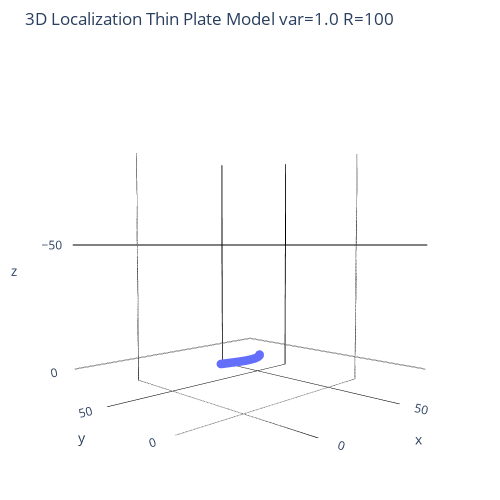

Write notebook code for a chart like this one.
### Markdown cell above
# Tracking on Reference Shapes

### Code cell
import plotly.graph_objects as go

# Initialize sensor model
var = 1.0
R = 100
kern = GPy.kern.ThinPlate(3, variance=var, R=R)
tracker = ContactPointTracker(fm_alpha=1.04, fm_stride=1, sigma_process_init=5, mu0=np.array([-10,-20,0]))
tracker.init_calibration_model(calibration_fn='../data/all_datasets/calibration/tip_calib_May_04.csv',
                            input_ref=np.array([[64.30451325,98.0687005,16.1023935]]),
                            kernel=kern)

tracking_data = {}
fig = go.Figure()

for i in range(0,1):
    tracker.initialize(track_data_fn=f'../data/all_datasets/test/tip_test_05_25_23/reference_cylindertip_test_scan_object_May_25_trial{i}.csv',
                                offset_mode='from_data')

    x_ukf, sig_ukf, additional_data = tracker.run_tracker(track_mode='static')

    # （3, n) to (n, 3), the estimated contact position at each timestep
    x_est = x_ukf.T
    x_est[:,2] = -x_est[:,2]
    # x_est is the estimated contact position in sensor frame
    x_err = additional_data['X_t']-x_est

    # filter the data that is making contact
    selection_arr_np = np.where(np.array(additional_data['selection_arr']))[0]
    x_err_sel = x_err[selection_arr_np,:]

    sig_ukf_sel = sig_ukf[:,:,selection_arr_np]

    # calculate the eiganvalues of the covariance matrix at each timestep
    ev_array = np.zeros(sig_ukf_sel.shape[2])
    for j in range(sig_ukf_sel.shape[2]):
        # obtain the eiganvalues of position x to itself
        ev_array[j] = np.linalg.eig(sig_ukf_sel[:,:,j])[0][1]
    # filter the data with eiganvalues that is less than 1, means converging
    x_err_filt = x_err_sel[np.where(ev_array < 1)[0],:]

    tracking_data[f'traj_{i}'] = x_err_filt
    fig.add_trace(go.Scatter3d(x=x_err_filt[15:-1,0], y=x_err_filt[15:-1,1],z=x_err_filt[15:-1,2],
                        name='lines', marker=dict(size=3)))

camera = dict(
    up=dict(x=0, y=0, z=1),
    center=dict(x=0, y=0, z=0),
    eye=dict(x=-1.5, y=-1.5, z=0.1)
)
fig.update_layout(title=f'3D Localization Thin Plate Model var={var} R={R}', 
                scene = dict(
                    xaxis = dict(nticks=4, range=[-30,70],backgroundcolor='rgba(0,0,0,0)',gridcolor='rgba(0,0,0,1)',),
                    yaxis = dict(nticks=4, range=[-40,80],backgroundcolor='rgba(0,0,0,0)',gridcolor='rgba(0,0,0,1)',),
                    zaxis = dict(nticks=4, range=[10,-90],backgroundcolor='rgba(0,0,0,0)',gridcolor='rgba(0,0,0,1)',),
                    aspectratio=dict(x=1, y=1, z=1)),
                xaxis_title='x axis (mm)', yaxis_title='y axis (mm)',
                autosize=False,
                width=500, height=500,
                scene_camera=camera,
                margin=dict(l=10, r=10, b=10, t=50))

fig.show()
fig.write_image("exp_sandbox/traces.svg")

### Figure 1 — Plotly figure (JSON) as saved in the notebook; plotly's stock layout.template omitted (floating-point values rounded to 4 significant figures; data arrays with more than 128 entries replaced by an {"elided": "..."} marker saying what was removed)
{"data": [{"marker": {"size": 3}, "name": "lines", "type": "scatter3d", "x": {"elided": "143 float values"}, "y": {"elided": "143 float values"}, "z": {"elided": "143 float values"}}], "layout": {"autosize": false, "height": 500, "margin": {"b": 10, "l": 10, "r": 10, "t": 50}, "scene": {"aspectratio": {"x": 1, "y": 1, "z": 1}, "camera": {"center": {"x": 0, "y": 0, "z": 0}, "eye": {"x": -1.5, "y": -1.5, "z": 0.1}, "up": {"x": 0, "y": 0, "z": 1}}, "xaxis": {"backgroundcolor": "rgba(0,0,0,0)", "gridcolor": "rgba(0,0,0,1)", "nticks": 4, "range": [-30, 70]}, "yaxis": {"backgroundcolor": "rgba(0,0,0,0)", "gridcolor": "rgba(0,0,0,1)", "nticks": 4, "range": [-40, 80]}, "zaxis": {"backgroundcolor": "rgba(0,0,0,0)", "gridcolor": "rgba(0,0,0,1)", "nticks": 4, "range": [10, -90]}}, "title": {"text": "3D Localization Thin Plate Model var=1.0 R=100"}, "width": 500, "xaxis": {"title": {"text": "x axis (mm)"}}, "yaxis": {"title": {"text": "y axis (mm)"}}}}
